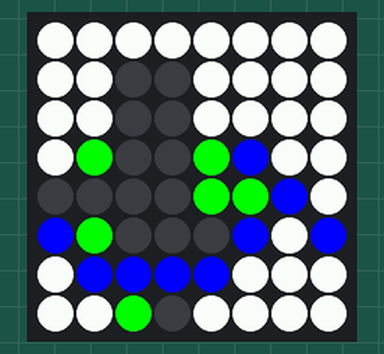
A program run on a simulated Raspberry Pi (BCM pin numbers) with a Sense HAT. On the bench: the Sense HAT's 8×8 RGB LED matrix.

Above: at 0.1 s.

The program:

2-logo.py
```python
from sense_emu import SenseHat

sense = SenseHat()

def logo():
    G = (0, 255, 0)
    B = (0, 0, 255)
    W = (0, 0, 0)
    O = (255, 255, 255)
    logo = [
    O, O, O, O, O, O, O, O,
    O, O, W, W, O, O, O, O,
    O, O, W, W, O, O, O, O,
    O, G, W, W, G, B, O, O,
    W, W, W, W, G, G, B, O,
    B, G, W, W, W, B, O, B,
    O, B, B, B, B, O, O, O,
    O, O, G, W, O, O, O, O,
    ]
    return logo

while True:
    sense.set_pixels(logo())
```
